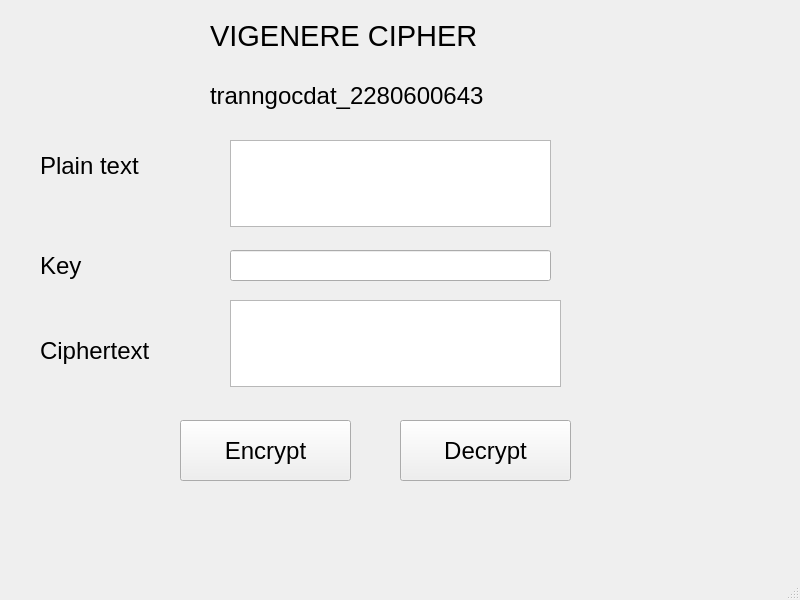
<?xml version="1.0" encoding="UTF-8"?>
<ui version="4.0">
 <class>MainWindow</class>
 <widget class="QMainWindow" name="MainWindow">
  <property name="geometry">
   <rect>
    <x>0</x>
    <y>0</y>
    <width>800</width>
    <height>600</height>
   </rect>
  </property>
  <property name="windowTitle">
   <string>MainWindow</string>
  </property>
  <widget class="QWidget" name="centralwidget">
   <widget class="QLabel" name="label">
    <property name="geometry">
     <rect>
      <x>210</x>
      <y>10</y>
      <width>371</width>
      <height>51</height>
     </rect>
    </property>
    <property name="font">
     <font>
      <family>Microsoft Sans Serif</family>
      <pointsize>22</pointsize>
     </font>
    </property>
    <property name="text">
     <string>VIGENERE CIPHER</string>
    </property>
   </widget>
   <widget class="QLabel" name="label_2">
    <property name="geometry">
     <rect>
      <x>40</x>
      <y>130</y>
      <width>131</width>
      <height>71</height>
     </rect>
    </property>
    <property name="font">
     <font>
      <family>Microsoft Sans Serif</family>
      <pointsize>18</pointsize>
     </font>
    </property>
    <property name="text">
     <string>Plain text</string>
    </property>
   </widget>
   <widget class="QLabel" name="label_3">
    <property name="geometry">
     <rect>
      <x>40</x>
      <y>230</y>
      <width>161</width>
      <height>71</height>
     </rect>
    </property>
    <property name="font">
     <font>
      <family>Microsoft Sans Serif</family>
      <pointsize>18</pointsize>
     </font>
    </property>
    <property name="text">
     <string>Key</string>
    </property>
   </widget>
   <widget class="QLabel" name="label_4">
    <property name="geometry">
     <rect>
      <x>40</x>
      <y>310</y>
      <width>161</width>
      <height>81</height>
     </rect>
    </property>
    <property name="font">
     <font>
      <family>Microsoft Sans Serif</family>
      <pointsize>18</pointsize>
     </font>
    </property>
    <property name="text">
     <string>Ciphertext</string>
    </property>
   </widget>
   <widget class="QTextEdit" name="txt_plain_text">
    <property name="geometry">
     <rect>
      <x>230</x>
      <y>140</y>
      <width>321</width>
      <height>87</height>
     </rect>
    </property>
    <property name="font">
     <font>
      <family>Microsoft Sans Serif</family>
      <pointsize>18</pointsize>
     </font>
    </property>
   </widget>
   <widget class="QLineEdit" name="txt_key">
    <property name="geometry">
     <rect>
      <x>230</x>
      <y>250</y>
      <width>321</width>
      <height>31</height>
     </rect>
    </property>
    <property name="font">
     <font>
      <family>Microsoft Sans Serif</family>
      <pointsize>18</pointsize>
     </font>
    </property>
   </widget>
   <widget class="QTextEdit" name="txt_cipher_text">
    <property name="geometry">
     <rect>
      <x>230</x>
      <y>300</y>
      <width>331</width>
      <height>87</height>
     </rect>
    </property>
    <property name="font">
     <font>
      <family>Microsoft Sans Serif</family>
      <pointsize>18</pointsize>
     </font>
    </property>
   </widget>
   <widget class="QPushButton" name="btn_encrypt">
    <property name="geometry">
     <rect>
      <x>180</x>
      <y>420</y>
      <width>171</width>
      <height>61</height>
     </rect>
    </property>
    <property name="font">
     <font>
      <family>Microsoft Sans Serif</family>
      <pointsize>18</pointsize>
     </font>
    </property>
    <property name="text">
     <string>Encrypt</string>
    </property>
   </widget>
   <widget class="QPushButton" name="btn_decrypt">
    <property name="geometry">
     <rect>
      <x>400</x>
      <y>420</y>
      <width>171</width>
      <height>61</height>
     </rect>
    </property>
    <property name="font">
     <font>
      <family>Microsoft Sans Serif</family>
      <pointsize>18</pointsize>
     </font>
    </property>
    <property name="text">
     <string>Decrypt</string>
    </property>
   </widget>
   <widget class="QLabel" name="label_5">
    <property name="geometry">
     <rect>
      <x>210</x>
      <y>70</y>
      <width>361</width>
      <height>51</height>
     </rect>
    </property>
    <property name="font">
     <font>
      <family>Microsoft Sans Serif</family>
      <pointsize>18</pointsize>
     </font>
    </property>
    <property name="text">
     <string>tranngocdat_2280600643</string>
    </property>
   </widget>
  </widget>
  <widget class="QMenuBar" name="menubar">
   <property name="geometry">
    <rect>
     <x>0</x>
     <y>0</y>
     <width>800</width>
     <height>26</height>
    </rect>
   </property>
  </widget>
  <widget class="QStatusBar" name="statusbar"/>
 </widget>
 <resources/>
 <connections/>
</ui>
